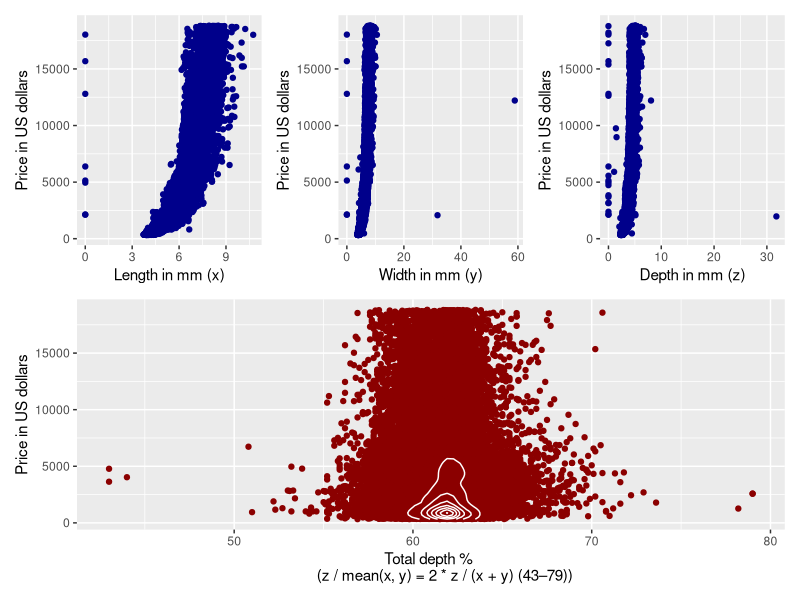
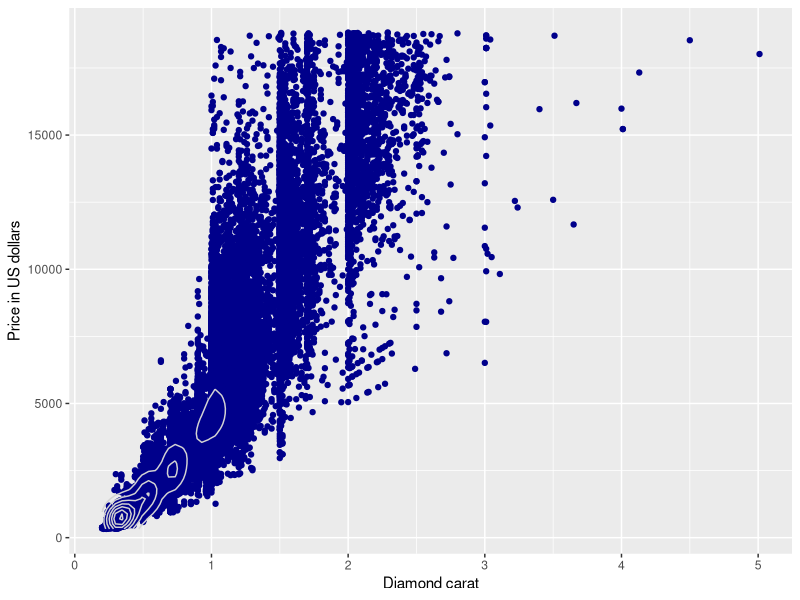
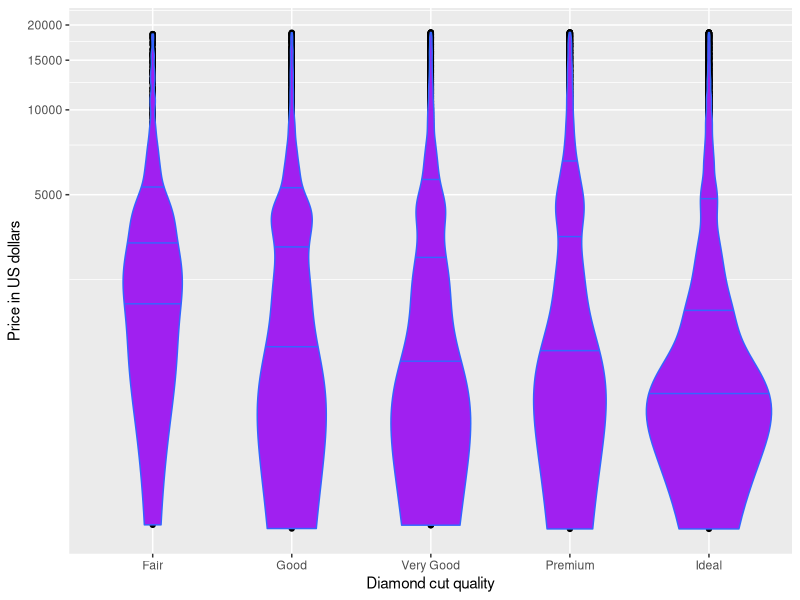

The R script that drew these images, in order:
#Faire un graphique avec la cheatsheet#
library(tidyverse)
library(dplyr)
data("diamonds")
diamonds

#install.packages("patchwork")
library(patchwork) #superposition de graphiques

##  Le prix en fonction des dimensions du diamant

plot1 = ggplot (data = diamonds, mapping = aes(x= x, y=price)) +
  labs(x="Length in mm (x)", y = "Price in US dollars") +
  geom_point(color = "darkblue")


plot2 =  ggplot (data = diamonds, mapping = aes(x= y, y=price) ) +
  labs(x="Width in mm (y)", y = "Price in US dollars") +
  geom_point(color = "darkblue")


plot3 = ggplot (data = diamonds, mapping = aes(x= z, y=price)) +
  labs(x="Depth in mm (z)", y = "Price in US dollars") +
  geom_point(color = "darkblue")

plot4 = ggplot (data = diamonds, mapping = aes(x= depth, y=price)) +
  labs(x="Total depth % 
       (z / mean(x, y) = 2 * z / (x + y) (43–79))", y = "Price in US dollars") +
  geom_point(color = "darkred") +
  geom_density_2d(color="white")
  
(plot1 + plot2 + plot3) / plot4


## Le prix en fonction de la clareté
ggplot (data = diamonds, mapping = aes(x= carat, y=price), main="Price = f(Clarity)") +
  labs(x="Diamond carat", y = "Price in US dollars") +
  geom_point(color="darkblue") +
  geom_density_2d(color="lightgrey")


##Cut and Price - An artistic graph
ggplot (data = diamonds, mapping = aes(x= cut, y=price),main="Price = f(cut)") +
  labs(x="Diamond cut quality", y = "Price in US dollars") +
  geom_point() +
  geom_violin(position = "dodge",stat = "ydensity",fill = "purple", colour = "#3366FF",
              draw_quantiles = c(0.25, 0.5, 0.75), aes(fill = cyl), orientation= "x") +
  coord_trans(y = "log10")
      
 

